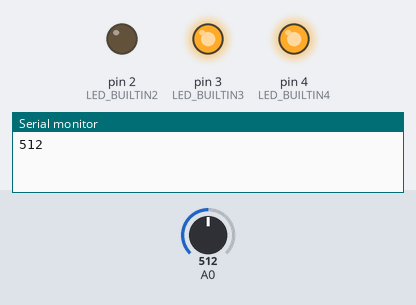
A sketch run on a simulated Arduino Uno, built with avr-gcc and run on an emulated ATmega328P. Parts: output pins drawn as LEDs (lit = HIGH), the last lines printed to the serial monitor. The test bench sets the inputs (shaded band); at power-on: A0 = 512.

Above: at 1.8 s.
1.9 s: A0 set to 123
6.0 s: A0 set to 108
At 6.6 s:
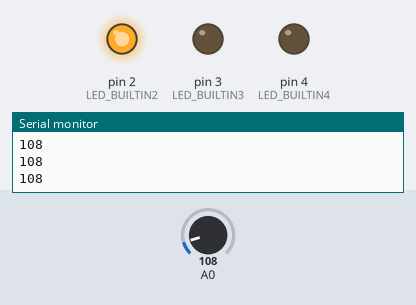
7.5 s: A0 set to 122
At 7.8 s:
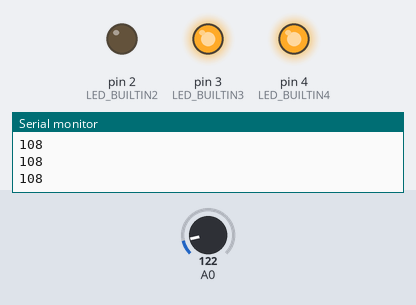
11.6 s: A0 set to 0
At 12.9 s:
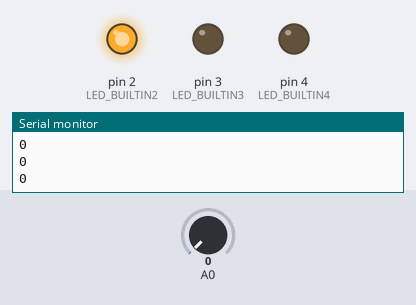
Timing chart, 0 to 14.6 s (numbered marks = the images above; inputs shaded):
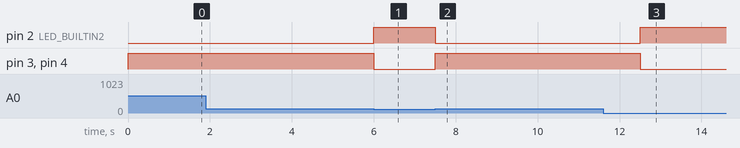

The sketch:

lab3_Alcoholimetro.ino
```cpp
// C++ code
//

int gas = 0;
int LED_BUILTIN2 = 2;
int LED_BUILTIN3 = 3;
int LED_BUILTIN4 = 4;

void setup()
{
  Serial.begin(9600);
  pinMode(A0, INPUT);
  pinMode(LED_BUILTIN2, OUTPUT);
  pinMode(LED_BUILTIN3, OUTPUT);
  pinMode(LED_BUILTIN4, OUTPUT);
}

void loop()
{
  gas = analogRead(A0);
  if(gas > 117){
    digitalWrite(LED_BUILTIN3, HIGH);
  	digitalWrite(LED_BUILTIN2, LOW);

    digitalWrite(LED_BUILTIN4, HIGH);
    delay(1000); // Wait for 1000 millisecond(s)
    digitalWrite(LED_BUILTIN4, LOW);

  }
  else{
    digitalWrite(LED_BUILTIN3, LOW);
    digitalWrite(LED_BUILTIN2, HIGH);
    digitalWrite(LED_BUILTIN4, LOW);
  }

  Serial.println(gas);
}
```

Measured:
- the behaviour switches between 118 and 117 on A0 (found by bisection; images 0 and 1)
- after the input at 6.0 s, pin 2 (LED_BUILTIN2): LOW → HIGH at once; pin 3 (LED_BUILTIN3), pin 4 (LED_BUILTIN4): HIGH → LOW at once
- after the input at 7.5 s, pin 2 (LED_BUILTIN2): HIGH → LOW at once; pin 3 (LED_BUILTIN3), pin 4 (LED_BUILTIN4): LOW → HIGH at once
- after the input at 11.6 s, pin 2 (LED_BUILTIN2): LOW → HIGH after 0.91 s; pin 3 (LED_BUILTIN3), pin 4 (LED_BUILTIN4): HIGH → LOW after 0.91 s
